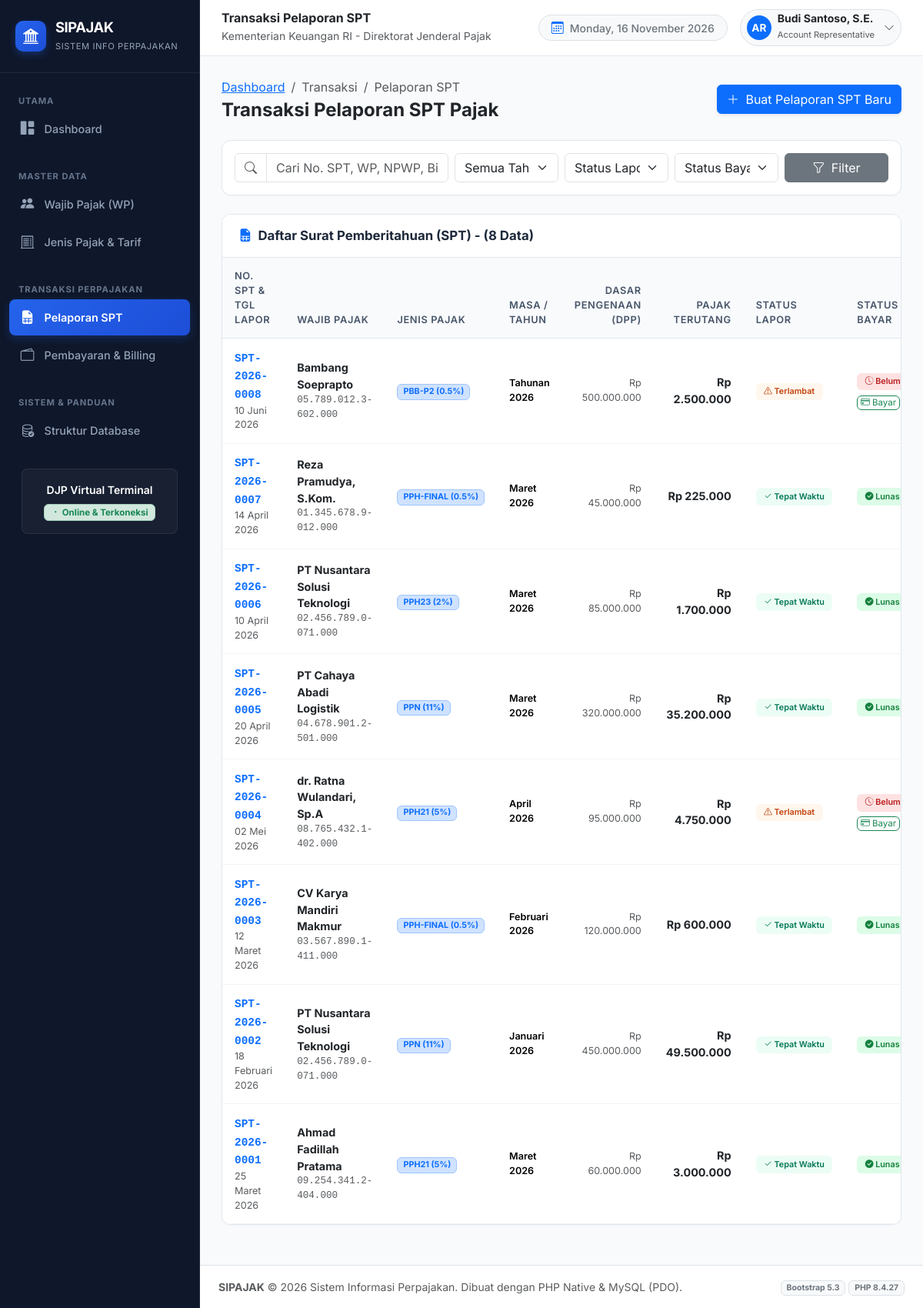
/pelaporan_spt/index.php, run on the app's committed database.
### tables this page shows
CREATE TABLE `pelaporan_spt` (
  `id` int NOT NULL,
  `nomor_spt` varchar(50) NOT NULL,
  `id_wajib_pajak` int NOT NULL,
  `id_jenis_pajak` int NOT NULL,
  `id_petugas` int NOT NULL,
  `masa_pajak` varchar(20) NOT NULL,
  `tahun_pajak` int NOT NULL,
  `dasar_pengenaan_pajak` decimal(15,2) NOT NULL,
  `pajak_terutang` decimal(15,2) NOT NULL,
  `tanggal_lapor` date NOT NULL,
  `status_lapor` enum('TEPAT WAKTU','TERLAMBAT') NOT NULL,
  `created_at` timestamp NULL DEFAULT CURRENT_TIMESTAMP,
  `updated_at` timestamp NULL DEFAULT CURRENT_TIMESTAMP ON UPDATE CURRENT_TIMESTAMP
);

CREATE TABLE `wajib_pajak` (
  `id` int NOT NULL,
  `npwp` varchar(25) NOT NULL,
  `nik` varchar(20) NOT NULL,
  `nama_wajib_pajak` varchar(150) NOT NULL,
  `jenis_wp` enum('OP','Badan') NOT NULL,
  `alamat` text NOT NULL,
  `no_telepon` varchar(20) NOT NULL,
  `email` varchar(100) NOT NULL,
  `tanggal_daftar` date NOT NULL,
  `created_at` timestamp NULL DEFAULT CURRENT_TIMESTAMP,
  `updated_at` timestamp NULL DEFAULT CURRENT_TIMESTAMP ON UPDATE CURRENT_TIMESTAMP
);

CREATE TABLE `jenis_pajak` (
  `id` int NOT NULL,
  `kode_pajak` varchar(20) NOT NULL,
  `nama_pajak` varchar(100) NOT NULL,
  `tarif_persen` decimal(5,2) NOT NULL,
  `keterangan` text,
  `created_at` timestamp NULL DEFAULT CURRENT_TIMESTAMP,
  `updated_at` timestamp NULL DEFAULT CURRENT_TIMESTAMP ON UPDATE CURRENT_TIMESTAMP
);

### config/database.php (called while the page is built, shortened)
<?php
function base_url($path = '') {
    $protocol = (!empty($_SERVER['HTTPS']) && $_SERVER['HTTPS'] !== 'off' || (isset($_SERVER['SERVER_PORT']) && $_SERVER['SERVER_PORT'] == 443)) ? "https://" : "http://";
    $host = $_SERVER['HTTP_HOST'] ?? 'localhost';
    $scriptDir = str_replace('\\', '/', dirname($_SERVER['SCRIPT_NAME']));
    $pos = strpos($scriptDir, '/databases_pajak');
    if ($pos !== false) {
        $root = substr($scriptDir, 0, $pos + strlen('/databases_pajak'));
    } else {
        $root = '';
    }
    $cleanPath = ltrim($path, '/');
    return rtrim($protocol . $host . $root, '/') . ($cleanPath ? '/' . $cleanPath : '');
}
function format_rupiah($angka) {
    return 'Rp ' . number_format((float)$angka, 0, ',', '.');
}
function format_tanggal($tanggal, $dengan_waktu = false) {
    $bulan_indo = [
        1 => 'Januari', 'Februari', 'Maret', 'April', 'Mei', 'Juni',
        'Juli', 'Agustus', 'September', 'Oktober', 'November', 'Desember'
    ];
    $time = strtotime($tanggal);
    $tgl = date('d', $time);
    $bln = (int)date('m', $time);
    $thn = date('Y', $time);
    $hasil = $tgl . ' ' . ($bulan_indo[$bln] ?? '') . ' ' . $thn;
    return $hasil;
}

### pelaporan_spt/index.php (the view, shortened to what this page needs)
<?php
require_once __DIR__ . '/../config/database.php';
$search = trim($_GET['search'] ?? '');
$query = "SELECT
    s.*,
    w.nama_wajib_pajak,
    w.npwp,
    w.jenis_wp,
    j.kode_pajak,
    j.nama_pajak,
    j.tarif_persen,
    p.nama_petugas,
    b.id AS id_pembayaran,
    b.kode_billing,
    b.status_bayar
    FROM pelaporan_spt s
    JOIN wajib_pajak w ON s.id_wajib_pajak = w.id
    JOIN jenis_pajak j ON s.id_jenis_pajak = j.id
    JOIN petugas_pajak p ON s.id_petugas = p.id
    LEFT JOIN pembayaran_pajak b ON b.id_pelaporan = s.id
    WHERE 1=1";
$params = [];
$query .= " ORDER BY s.id DESC";
$spt_list = [];
if ($pdo) {
    try {
        $stmt = $pdo->prepare($query);
        $stmt->execute($params);
        $spt_list = $stmt->fetchAll();
    } catch (PDOException $e) {
        set_flash('danger', 'Gagal memuat data SPT: ' . $e->getMessage());
    }
}
require_once __DIR__ . '/../includes/header.php';
require_once __DIR__ . '/../includes/sidebar.php';
?>
<div class="main-wrapper">
  <?php require_once __DIR__ . '/../includes/navbar.php'; ?>
  <div class="content-body">
    <div class="d-flex flex-column flex-md-row justify-content-between align-items-md-center gap-3 mb-4">
      <div>
        <nav aria-label="breadcrumb">
          <ol class="breadcrumb mb-1 small">
            <li class="breadcrumb-item"><a href="<?= base_url('index.php'); ?>">Dashboard</a></li>
            <li class="breadcrumb-item active">Transaksi</li>
            <li class="breadcrumb-item active">Pelaporan SPT</li>
          </ol>
        </nav>
        <h4 class="fw-bold text-dark mb-0">Transaksi Pelaporan SPT Pajak</h4>
      </div>
      <div>
        <a href="<?= base_url('pelaporan_spt/create.php'); ?>" class="btn btn-primary shadow-sm">
          <i class="bi bi-plus-lg me-1"></i> Buat Pelaporan SPT Baru
        </a>
      </div>
    </div>
    <div class="app-card mb-4">
      <div class="app-card-body p-3">
        <form method="GET" action="<?= base_url('pelaporan_spt/index.php'); ?>" class="row g-2 align-items-center">
          <div class="col-12 col-md-4">
            <div class="input-group">
              <span class="input-group-text bg-white text-muted"><i class="bi bi-search"></i></span>
              <input type="text" name="search" class="form-control" placeholder="Cari No. SPT, WP, NPWP, Billing..." value="<?= htmlspecialchars($search); ?>">
            </div>
          </div>
          <div class="col-6 col-md-2">
            <select name="tahun" class="form-select">
              <option value="">Semua Tahun</option>
            </select>
          </div>
          <div class="col-6 col-md-2">
            <select name="status_lapor" class="form-select">
              <option value="">Status Lapor</option>
            </select>
          </div>
          <div class="col-6 col-md-2">
            <select name="status_bayar" class="form-select">
              <option value="">Status Bayar</option>
            </select>
          </div>
          <div class="col-6 col-md-2 d-flex gap-2">
            <button type="submit" class="btn btn-secondary w-100">
              <i class="bi bi-funnel me-1"></i> Filter
            </button>
          </div>
        </form>
      </div>
    </div>
    <div class="app-card">
      <div class="app-card-header">
        <h2 class="app-card-title">
          <i class="bi bi-file-earmark-spreadsheet-fill text-primary"></i>
          Daftar Surat Pemberitahuan (SPT) - (<?= count($spt_list); ?> Data)
        </h2>
      </div>
      <div class="table-responsive">
        <table class="table table-custom align-middle">
          <thead>
            <tr>
              <th>No. SPT & Tgl Lapor</th>
              <th>Wajib Pajak</th>
              <th>Jenis Pajak</th>
              <th>Masa / Tahun</th>
              <th class="text-end">Dasar Pengenaan (DPP)</th>
              <th class="text-end">Pajak Terutang</th>
              <th>Status Lapor</th>
              <th>Status Bayar</th>
            </tr>
          </thead>
          <tbody>
            <?php if (empty($spt_list)): ?>
              <tr>
                <td colspan="9" class="text-center py-4 text-muted">
                  <i class="bi bi-inbox fs-2 d-block mb-1"></i>
                  Data pelaporan SPT tidak ditemukan.
                </td>
              </tr>
            <?php else: ?>
              <?php foreach ($spt_list as $row): ?>
                <tr>
                  <td>
                    <a href="<?= base_url('pelaporan_spt/detail.php?id=' . $row['id']); ?>" class="fw-bold text-primary text-decoration-none font-monospace">
                      <?= htmlspecialchars($row['nomor_spt']); ?>
                    </a>
                    <div class="small text-muted"><?= format_tanggal($row['tanggal_lapor']); ?></div>
                  </td>
                  <td>
                    <div class="fw-bold text-dark"><?= htmlspecialchars($row['nama_wajib_pajak']); ?></div>
                    <div class="small text-muted font-monospace"><?= htmlspecialchars($row['npwp']); ?></div>
                  </td>
                  <td>
                    <span class="badge bg-primary-subtle text-primary border border-primary-subtle">
                      <?= htmlspecialchars($row['kode_pajak']); ?> (<?= (float)$row['tarif_persen']; ?>%)
                    </span>
                  </td>
                  <td class="small fw-semibold">
                    <?= htmlspecialchars($row['masa_pajak'] . ' ' . $row['tahun_pajak']); ?>
                  </td>
                  <td class="text-end text-muted small">
                    <?= format_rupiah($row['dasar_pengenaan_pajak']); ?>
                  </td>
                  <td class="text-end fw-bold text-dark">
                    <?= format_rupiah($row['pajak_terutang']); ?>
                  </td>
                  <td>
                    <?php if ($row['status_lapor'] === 'TEPAT WAKTU'): ?>
                      <span class="badge badge-tepat-waktu"><i class="bi bi-check2"></i> Tepat Waktu</span>
                    <?php else: ?>
                      <span class="badge badge-terlambat"><i class="bi bi-exclamation-triangle"></i> Terlambat</span>
                    <?php endif; ?>
                  </td>
                  <td>
                    <?php if ($row['status_bayar'] === 'LUNAS'): ?>
                      <span class="badge badge-lunas"><i class="bi bi-check-circle-fill"></i> Lunas</span>
                    <?php else: ?>
                      <span class="badge badge-belum-lunas"><i class="bi bi-clock-history"></i> Belum Lunas</span>
                      <?php if (!empty($row['id_pembayaran'])): ?>
                        <div class="mt-1">
                          <a href="<?= base_url('pembayaran/bayar.php?id=' . $row['id_pembayaran']); ?>" class="btn btn-xs btn-outline-success py-0 px-1" style="font-size: 0.72rem;">
                            <i class="bi bi-credit-card"></i> Bayar
                          </a>
                        </div>
                      <?php endif; ?>
                    <?php endif; ?>
                  </td>
                </tr>
              <?php endforeach; ?>
            <?php endif; ?>
          </tbody>
        </table>
      </div>
    </div>
<?php
require_once __DIR__ . '/../includes/footer.php';
?>

### assets/css/style.css (style rules this page uses)
:root { --primary-color: #1e3a8a; --primary-hover: #1e40af; --secondary-color: #0f766e; --accent-color: #f59e0b; --bg-light: #f8fafc; --card-bg: #ffffff; --text-main: #1e293b; --text-muted: #64748b; --sidebar-width: 260px; --sidebar-bg: #0f172a; --sidebar-color: #cbd5e1; }
body { font-family: 'Inter', -apple-system, BlinkMacSystemFont, 'Segoe UI', Roboto, Helvetica, Arial, sans-serif; background-color: var(--bg-light); color: var(--text-main); min-height: 100vh; }
.main-wrapper { margin-left: var(--sidebar-width); min-height: 100vh; display: flex; flex-direction: column; transition: all 0.3s ease; }
.content-body { padding: 1.75rem; flex: 1; }
.app-card { border: 1px solid #e2e8f0; border-radius: 12px; background: #ffffff; box-shadow: 0 1px 3px rgba(0, 0, 0, 0.03); margin-bottom: 1.5rem; overflow: hidden; }
.app-card-header { padding: 1.1rem 1.35rem; background: #ffffff; border-bottom: 1px solid #e2e8f0; display: flex; align-items: center; justify-content: space-between; flex-wrap: wrap; gap: 0.75rem; }
.app-card-title { font-size: 1.05rem; font-weight: 700; color: #1e293b; margin: 0; display: flex; align-items: center; gap: 0.5rem; }
.app-card-body { padding: 1.35rem; }
.table-custom { margin-bottom: 0; font-size: 0.9rem; }
.table-custom thead th { background-color: #f8fafc; color: #475569; font-weight: 600; font-size: 0.8rem; text-transform: uppercase; letter-spacing: 0.05em; border-bottom: 1px solid #e2e8f0; padding: 0.85rem 1rem; }
.table-custom tbody td { padding: 0.85rem 1rem; vertical-align: middle; border-bottom: 1px solid #f1f5f9; }
.badge-lunas { background-color: #dcfce7; color: #15803d; font-weight: 600; padding: 0.35rem 0.65rem; border-radius: 6px; }
.badge-belum-lunas { background-color: #fee2e2; color: #b91c1c; font-weight: 600; padding: 0.35rem 0.65rem; border-radius: 6px; }
.badge-tepat-waktu { background-color: #ecfdf5; color: #047857; font-weight: 600; padding: 0.35rem 0.65rem; border-radius: 6px; }
.badge-terlambat { background-color: #fff7ed; color: #c2410c; font-weight: 600; padding: 0.35rem 0.65rem; border-radius: 6px; }

### data on the page
pelaporan_spt: nomor_spt "SPT-2026-0008", tanggal_lapor "10 Juni 2026", id_wajib_pajak.nama_wajib_pajak "Bambang Soeprapto", id_wajib_pajak.npwp "05.789.012.3-602.000", id_jenis_pajak.kode_pajak "PBB-P2", id_jenis_pajak.tarif_persen "0.5", masa_pajak+tahun_pajak "Tahunan 2026", dasar_pengenaan_pajak "Rp 500.000.000", pajak_terutang "Rp 2.500.000", status_lapor "TERLAMBAT" (drawn)
pelaporan_spt: nomor_spt "SPT-2026-0007", tanggal_lapor "14 April 2026", id_wajib_pajak.nama_wajib_pajak "Reza Pramudya, S.Kom.", id_wajib_pajak.npwp "01.345.678.9-012.000", id_jenis_pajak.kode_pajak "PPH-FINAL", id_jenis_pajak.tarif_persen "0.5", masa_pajak+tahun_pajak "Maret 2026", dasar_pengenaan_pajak "Rp 45.000.000", pajak_terutang "Rp 225.000", status_lapor "TEPAT WAKTU" (drawn), shows "Lunas"
pelaporan_spt: nomor_spt "SPT-2026-0006", tanggal_lapor "10 April 2026", id_wajib_pajak.nama_wajib_pajak "PT Nusantara Solusi Teknologi", id_wajib_pajak.npwp "02.456.789.0-071.000", id_jenis_pajak.kode_pajak "PPH23", id_jenis_pajak.tarif_persen "2", masa_pajak+tahun_pajak "Maret 2026", dasar_pengenaan_pajak "Rp 85.000.000", pajak_terutang "Rp 1.700.000", status_lapor "TEPAT WAKTU" (drawn), shows "Lunas"
pelaporan_spt: nomor_spt "SPT-2026-0005", tanggal_lapor "20 April 2026", id_wajib_pajak.nama_wajib_pajak "PT Cahaya Abadi Logistik", id_wajib_pajak.npwp "04.678.901.2-501.000", id_jenis_pajak.kode_pajak "PPN", id_jenis_pajak.tarif_persen "11", masa_pajak+tahun_pajak "Maret 2026", dasar_pengenaan_pajak "Rp 320.000.000", pajak_terutang "Rp 35.200.000", status_lapor "TEPAT WAKTU" (drawn), shows "Lunas"
pelaporan_spt: nomor_spt "SPT-2026-0004", tanggal_lapor "02 Mei 2026", id_wajib_pajak.nama_wajib_pajak "dr. Ratna Wulandari, Sp.A", id_wajib_pajak.npwp "08.765.432.1-402.000", id_jenis_pajak.kode_pajak "PPH21", id_jenis_pajak.tarif_persen "5", masa_pajak+tahun_pajak "April 2026", dasar_pengenaan_pajak "Rp 95.000.000", pajak_terutang "Rp 4.750.000", status_lapor "TERLAMBAT" (drawn)
pelaporan_spt: nomor_spt "SPT-2026-0003", tanggal_lapor "12 Maret 2026", id_wajib_pajak.nama_wajib_pajak "CV Karya Mandiri Makmur", id_wajib_pajak.npwp "03.567.890.1-411.000", id_jenis_pajak.kode_pajak "PPH-FINAL", id_jenis_pajak.tarif_persen "0.5", masa_pajak+tahun_pajak "Februari 2026", dasar_pengenaan_pajak "Rp 120.000.000", pajak_terutang "Rp 600.000", status_lapor "TEPAT WAKTU" (drawn), shows "Lunas"
pelaporan_spt: nomor_spt "SPT-2026-0002", tanggal_lapor "18 Februari 2026", id_wajib_pajak.nama_wajib_pajak "PT Nusantara Solusi Teknologi", id_wajib_pajak.npwp "02.456.789.0-071.000", id_jenis_pajak.kode_pajak "PPN", id_jenis_pajak.tarif_persen "11", masa_pajak+tahun_pajak "Januari 2026", dasar_pengenaan_pajak "Rp 450.000.000", pajak_terutang "Rp 49.500.000", status_lapor "TEPAT WAKTU" (drawn), shows "Lunas"
pelaporan_spt: nomor_spt "SPT-2026-0001", tanggal_lapor "25 Maret 2026", id_wajib_pajak.nama_wajib_pajak "Ahmad Fadillah Pratama", id_wajib_pajak.npwp "09.254.341.2-404.000", id_jenis_pajak.kode_pajak "PPH21", id_jenis_pajak.tarif_persen "5", masa_pajak+tahun_pajak "Maret 2026", dasar_pengenaan_pajak "Rp 60.000.000", pajak_terutang "Rp 3.000.000", status_lapor "TEPAT WAKTU" (drawn), shows "Lunas"

### other printed values
$page_title "Transaksi Pelaporan SPT"
count($spt_list) "8"
phpversion() "8.4.27"
